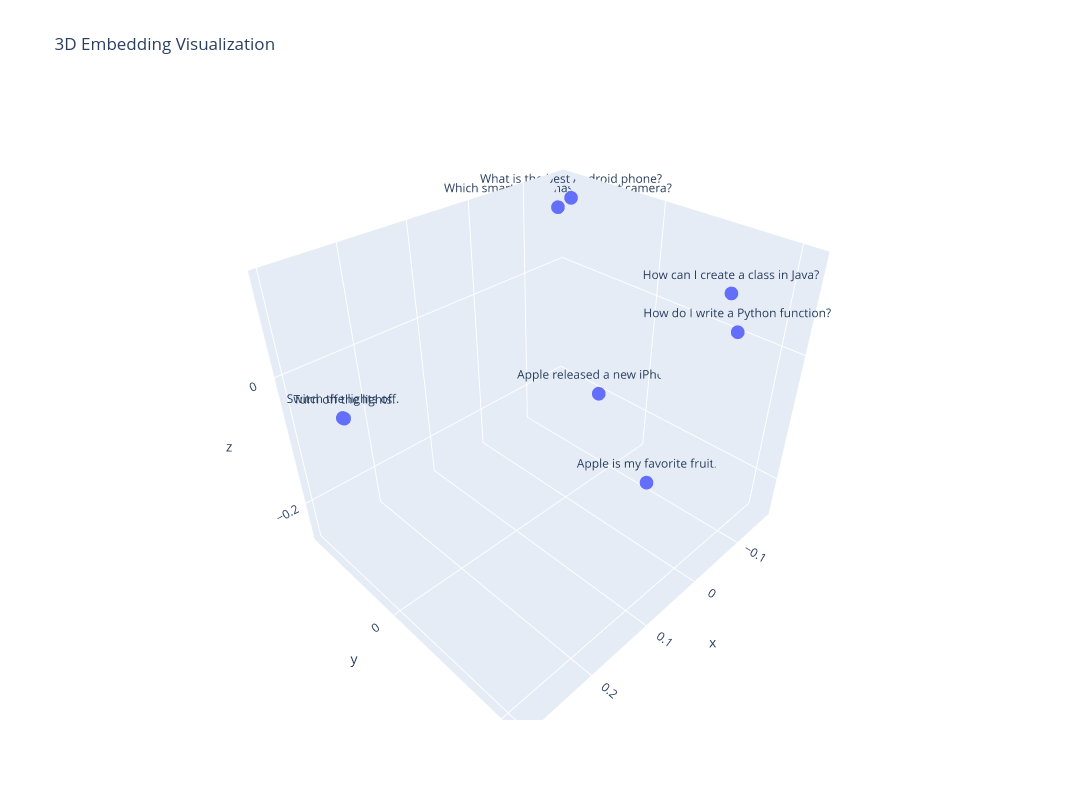

Notebook code for this chart:
### Markdown cell above
## 6. Interactive 3D Visualization Using Plotly

### Why Plotly?

Matplotlib provides a static visualization of our embeddings, whereas Plotly allows us to interact with the 3D representation.

Using Plotly, we can:

- Rotate the 3D plot to examine relationships from different angles.
- Zoom in and out.
- Hover over individual points.
- Explore how sentences are distributed in the PCA-reduced embedding space.

Each point represents one sentence, projected from 768 dimensions into 3 principal components.

### Code cell
import plotly.express as px

fig = px.scatter_3d(
    pca_df,
    x="x",
    y="y",
    z="z",
    text="text",
    title="3D Embedding Visualization",
    height=800,
    width=1100
)

fig.show()

### Figure 1 — Plotly figure (JSON) as saved in the notebook; plotly's stock layout.template omitted (floating-point values rounded to 4 significant figures)
{"data": [{"hovertemplate": "x=%{x}<br>y=%{y}<br>z=%{z}<br>text=%{text}<extra></extra>", "legendgroup": "", "marker": {"color": "#636efa", "symbol": "circle"}, "mode": "markers+text", "name": "", "scene": "scene", "showlegend": false, "text": ["How do I write a Python function?", "How can I create a class in Java?", "Which smartphone has the best camera?", "What is the best Android phone?", "Turn off the lights.", "Switch the lights off.", "Apple released a new iPhone.", "Apple is my favorite fruit."], "type": "scatter3d", "x": [-0.0255, -0.03467, -0.1571, -0.1665, 0.2953, 0.2932, -0.1059, -0.0989], "y": [0.2204, 0.2005, -0.174, -0.1567, -0.05999, -0.06726, -0.03525, 0.07229], "z": [0.0901, 0.1252, 0.09023, 0.1062, -0.002203, -0.006101, -0.1488, -0.2547]}], "layout": {"height": 800, "legend": {"tracegroupgap": 0}, "scene": {"domain": {"x": [0, 1], "y": [0, 1]}, "xaxis": {"title": {"text": "x"}}, "yaxis": {"title": {"text": "y"}}, "zaxis": {"title": {"text": "z"}}}, "title": {"text": "3D Embedding Visualization"}, "width": 1100}}
